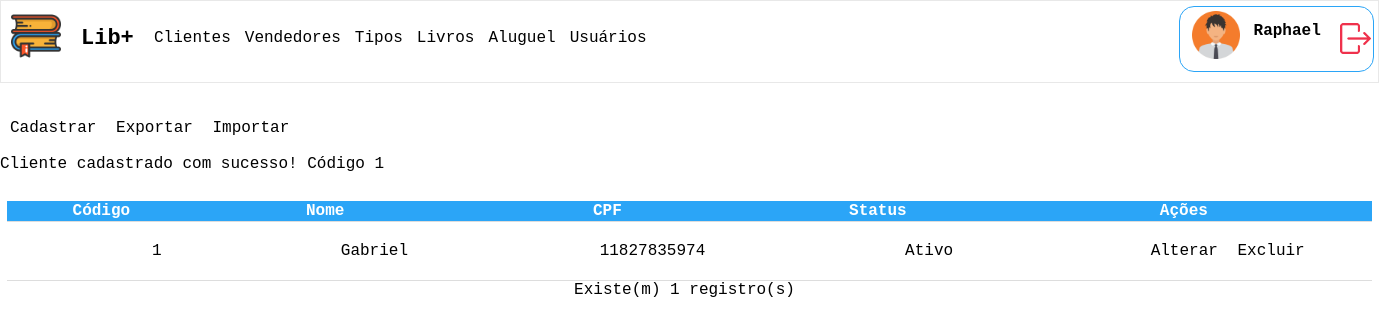
Screenshot of /listar_clientes.php?ok=1&msg=1 (signed in) with the database file from the repository.
### tables this page shows
CREATE TABLE `cliente` (
  `id` int(11) NOT NULL,
  `nome` varchar(150) NOT NULL,
  `email` varchar(150) NOT NULL,
  `telefone` varchar(14) NOT NULL,
  `cpf` char(14) NOT NULL,
  `status` char(1) NOT NULL
);

### listar_clientes.php (the view, shortened to what this page needs)
<!DOCTYPE html>
<html lang="pt=br">
	<head>
	</head>
	<body>
		<?php include('menu.php'); ?>
		<a href="cadastrar_clientes.php">Cadastrar</a>
		<a href="json_listar_clientes.php">Exportar</a>
		<a href="json_importar_clientes.php">Importar</a><br><br>
		<?php
			$msg = @$_GET['msg'];
			$ok = @$_GET['ok'];
			?>
		<?php  if($ok) { ?>
			<span class="ok">
				<?php
					if ($ok == 1) {
						echo 'Cliente cadastrado com sucesso! Código ' . $msg;
					} else if($ok == 2) {
						echo 'Cliente alterado com sucesso! Código ' . $msg;
					} else if($ok == 3) {
						echo 'Cliente excluído com sucesso! Código ' . $msg;
					}
				?>
			</span><br><br>
		<?php  } ?>
		<table class="tabela">
			<thead>
				<tr>
					<th>Código</th>
					<th>Nome</th>
					<th>CPF</th>
					<th>Status</th>
					<th>Ações</th>
				</tr>
			</thead>
			<tbody>
			<?php
				$sql = 'SELECT id, nome, cpf, status FROM cliente';
				$query = mysqli_query($conexao, $sql);
				while ($item = mysqli_fetch_array($query, MYSQLI_ASSOC)) {
			?>
				<tr>
					<td><?php echo $item['id']; ?></td>
					<td><?php echo $item['nome']; ?></td>
					<td><?php echo $item['cpf']; ?></td>
					<td><?php echo $item['status'] == 'A' ? 'Ativo' : 'Inativo'; ?></td>
					<td>
						<a href="alterar_clientes.php?id=<?php echo $item['id']; ?>">Alterar</a>
						<a href="excluir_clientes.php?id=<?php echo $item['id']; ?>">Excluir</a>
					</td>
				</tr>
			<?php
				}
			?>
			</tbody>
		</table>
		<p> Existe(m) <?php echo mysqli_num_rows($query); ?> registro(s)</p>
	</body>
</html>

### css/style.css (style rules this page uses)
body { background: white; font-family: 'Source Code Pro', monospace; font-style: normal; font-size: 16px; margin: 0px; }
.tabela { width: 99%; margin-top: 10px; margin-left: 0.5%; padding: 5px; height: 80px; border-collapse: collapse; }
td { padding-left: 145px; }
.tabela thead { background-color: #2ba5f7; color: white; }
.tabela tbody, tr { border-bottom: 1px solid #dddddd; }
p { text-align: center; margin: 0 10px 0px 0px; }
a { color: black; margin-left: 10px; border-radius: 15px; background-color: white; text-decoration: none; font-weight: normal; }

### rows the page displays
cliente: id "1", nome "Gabriel", cpf "11827835974", status "Ativo"

### other values shown
$_SESSION['usuario']['nome'] "Raphael"
$msg "1"
mysqli_num_rows($query) "1"
